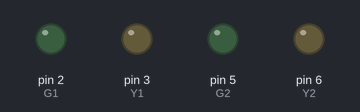
Simulated run of this sketch. Board: Arduino Uno, built with avr-gcc and run on an emulated ATmega328P. Shown: output pins drawn as LEDs (lit = HIGH). Pins used as bus, display or sensor lines are not drawn.

Above: at 2.5 s.
At 5.5 s:
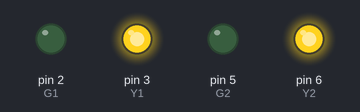
At 8.5 s:
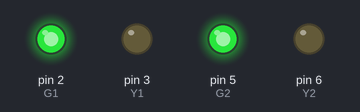
Timing chart, 0 to 15.6 s (numbered marks = the images above):
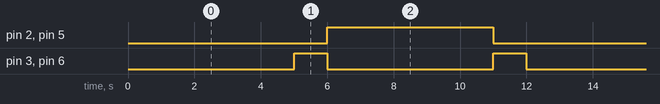

Measured:
- by itself, pin 2 (G1), pin 5 (G2): alternates HIGH for 5.0 s and LOW for 7.0 s
- by itself, pin 3 (Y1), pin 6 (Y2): alternates HIGH for 1.0 s and LOW for 5.0 s
- by itself, everything shown: repeats every 12.0 s, in 4 steps

The sketch:

sketch.ino
```cpp
#define G1 2
#define Y1 3
#define R1 4

#define G2 5
#define Y2 6
#define R2 7

enum State { RED, YELLOW_TO_GREEN, GREEN, YELLOW_TO_RED };
State currentState = RED;

unsigned long previousMillis = 0;
unsigned long stay_time = 0;

void setup() {
  pinMode(G1, OUTPUT);
  pinMode(Y1, OUTPUT);
  pinMode(R1, OUTPUT);
  pinMode(G2, OUTPUT);
  pinMode(Y2, OUTPUT);
  pinMode(R2, OUTPUT);
  setState(RED);
}

void loop() {
  unsigned long currentMillis = millis();
  if (currentMillis - previousMillis >= stay_time) {
    previousMillis = currentMillis;
    switch (currentState) {
      case RED:
        setState(YELLOW_TO_GREEN);
        break;
      case YELLOW_TO_GREEN:
        setState(GREEN);
        break;
      case GREEN:
        setState(YELLOW_TO_RED);
        break;
      case YELLOW_TO_RED:
        setState(RED);
        break;
    }
  }
}

void setState(State state) {
  currentState = state;
  switch (state) {
    case RED:
      digitalWrite(R1, HIGH);
      digitalWrite(R2, HIGH);
      digitalWrite(Y1, LOW);
      digitalWrite(Y2, LOW);
      digitalWrite(G1, LOW);
      digitalWrite(G2, LOW);
      stay_time = 5000;
      break;

    case YELLOW_TO_GREEN:
      digitalWrite(R1, LOW);
      digitalWrite(R2, LOW);
      digitalWrite(Y1, HIGH);
      digitalWrite(Y2, HIGH);
      digitalWrite(G1, LOW);
      digitalWrite(G2, LOW);
      stay_time = 1000;
      break;

    case GREEN:
      digitalWrite(R1, LOW);
      digitalWrite(R2, LOW);
      digitalWrite(Y1, LOW);
      digitalWrite(Y2, LOW);
      digitalWrite(G1, HIGH);
      digitalWrite(G2, HIGH);
      stay_time = 5000;
      break;

    case YELLOW_TO_RED:
      digitalWrite(R1, LOW);
      digitalWrite(R2, LOW);
      digitalWrite(Y1, HIGH);
      digitalWrite(Y2, HIGH);
      digitalWrite(G1, LOW);
      digitalWrite(G2, LOW);
      stay_time = 1000;
      break;
  }
}
```
